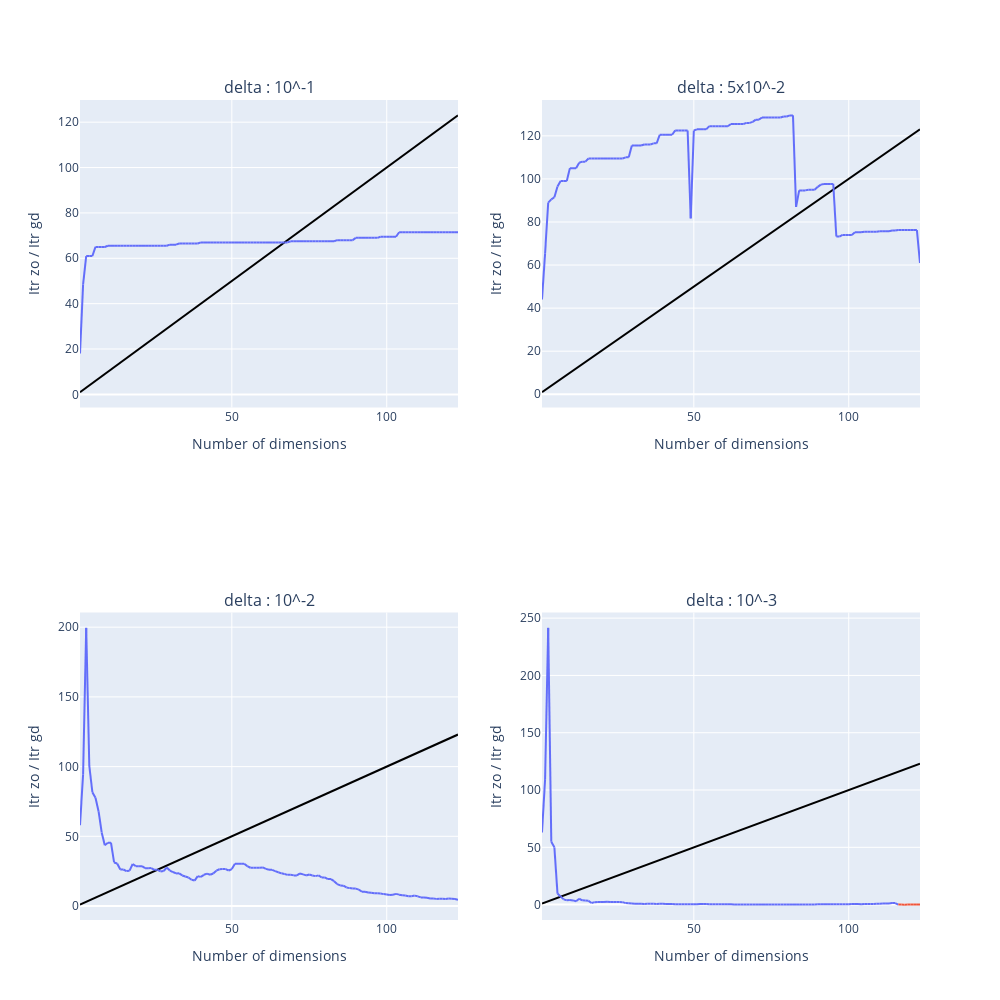

The code cell stored with this chart in its notebook:
### Markdown cell above
## Sigma = 0.001

### Code cell
plot_result(itr_ro[0,:,:], itr_gd)
